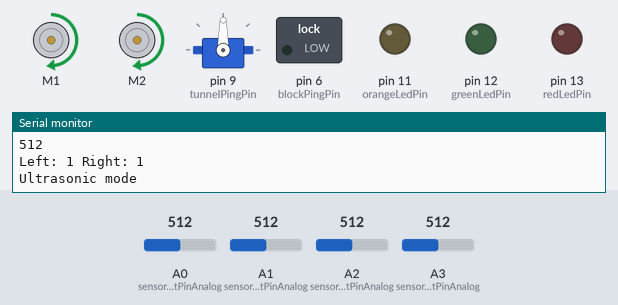
This sketch was run on a simulated Arduino Uno, built with avr-gcc and run on an emulated ATmega328P. Parts: 2 × DC motor (green arrow = forward, orange = backward, longer = faster), servo, switched loads named in the sketch (green lamp = pin HIGH), output pins drawn as LEDs (lit = HIGH), the last lines printed to the serial monitor. The test bench sets the inputs (shaded band); at power-on: A0 (sensorLeftPinAnalog) = 512, A1 (sensorRightPinAnalog) = 512, A2 (sensorForwardLeftPinAnalog) = 512, A3 (sensorForwardRightPinAnalog) = 512.

Above: at 1.2 s.
1.3 s: A0 (sensorLeftPinAnalog) set to 485
At 2.4 s:
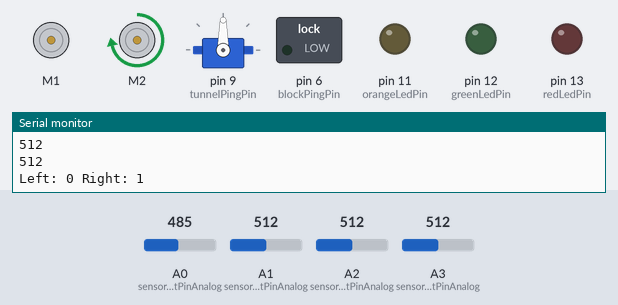
2.8 s: A1 (sensorRightPinAnalog) set to 418
4.3 s: A1 (sensorRightPinAnalog) set to 391
At 4.8 s:
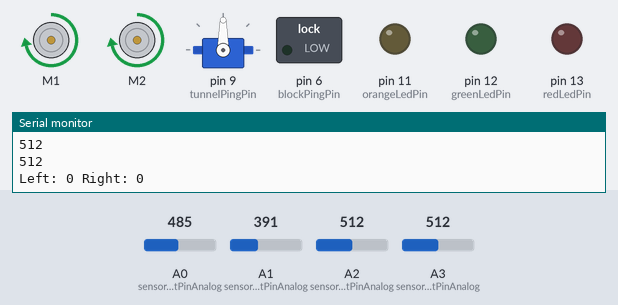
5.8 s: A0 (sensorLeftPinAnalog) set to 510
At 7.0 s:
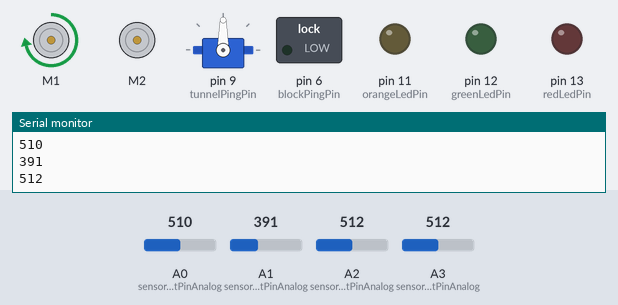
7.3 s: A0 (sensorLeftPinAnalog) set to 490
At 8.4 s:
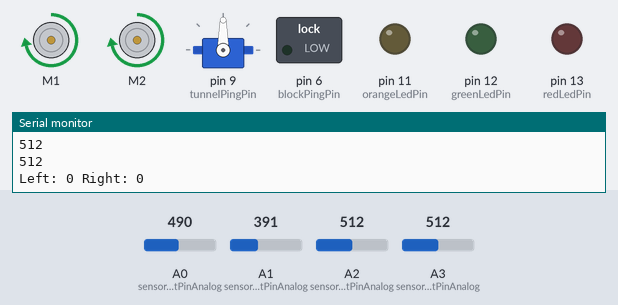
10.3 s: A0 (sensorLeftPinAnalog) set to 716
At 10.8 s:
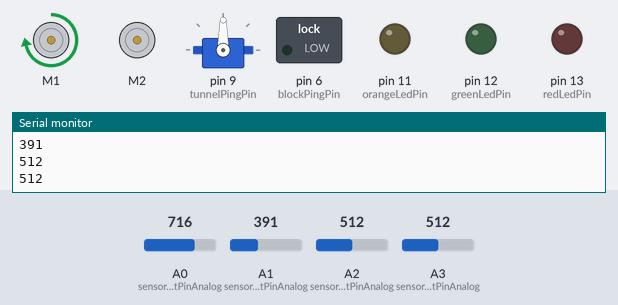
Timing chart, 0 to 13.3 s (numbered marks = the images above; inputs shaded):
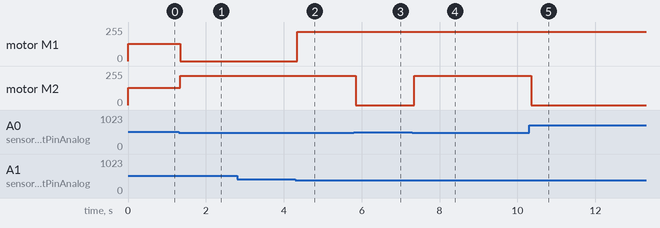

The sketch:

Analog.ino
```cpp
#include <Wire.h>
#include <Adafruit_MotorShield.h>
#include "utility/Adafruit_MS_PWMServoDriver.h"
#include <Servo.h>
Adafruit_MotorShield AFMS = Adafruit_MotorShield();
Adafruit_DCMotor *motorLeft = AFMS.getMotor(1);
Adafruit_DCMotor *motorRight = AFMS.getMotor(2);

// Define all pin numbers (updated for prototype board)
const int sensorLeftPinDigital = 2;
const int sensorRightPinDigital =  3;
const int sensorForwardLeftPinDigital = 4;
const int sensorForwardRightPinDigital = 5;
const int sensorLeftPinAnalog = A0;
const int sensorRightPinAnalog = A1;
const int sensorForwardLeftPinAnalog = A2;
const int sensorForwardRightPinAnalog = A3;
const int blockPingPin = 6;
const int blockReceivePin = 7;
const int grabberServoPin = 8;
const int tunnelPingPin = 9;
const int tunnelReceivePin = 10;
const int orangeLedPin = 11;
const int greenLedPin = 12;
const int redLedPin = 13;

// Define tunnel driving variables
const int kp = 3;
const int ki = 3;
const int target = 81;
int I, P, prev_I, error;
unsigned long current_time = 0;
unsigned long prev_time = 0;

// Define constants
const int grabber_closed_position = 80;
const int grabber_open_position = 140;
const int lineThresholdLeft = 500;
const int lineThresholdRight = 400; // depends on the distance of the line sensor to the ground (according to my experience, the larger the distance, the higher the threshold is)
// we might also need to set a threshold for each line sensor, since I found that they sometimes had different analog readings for the same color.

// Initiate variables
int sensorLeft;
int sensorRight;
int sensorForwardLeft;
int sensorForwardRight;
int analogLeft;
int analogRight;
int analogForwardLeft;
int analogForwardRight;

Servo grabber;  // create servo object to control a servo

long distance_in_millimeters(long microseconds){
   // The speed of sound is 340 m/s or 29 microseconds per centimeter.
   // The ping travels out and back, so to find the distance of the object we
   // take half of the distance travelled.
   return microseconds / 2.9 / 2;
}


void setup() {
  // put your setup code here, to run once:
  Serial.begin(9600);
  pinMode(sensorLeftPinDigital, INPUT);
  pinMode(sensorRightPinDigital, INPUT);
  pinMode(sensorForwardLeftPinDigital, INPUT);
  pinMode(sensorForwardRightPinDigital, INPUT);
  pinMode(sensorLeftPinAnalog, INPUT);
  pinMode(sensorRightPinAnalog, INPUT);
  pinMode(sensorForwardLeftPinAnalog, INPUT);
  pinMode(sensorForwardRightPinAnalog, INPUT);
  pinMode(blockPingPin, OUTPUT);
  pinMode(blockReceivePin, INPUT);
  pinMode(tunnelPingPin, OUTPUT);
  pinMode(tunnelReceivePin, INPUT);
  pinMode(orangeLedPin, OUTPUT);
  digitalWrite(orangeLedPin, LOW);
  pinMode(greenLedPin, OUTPUT);
  digitalWrite(greenLedPin, LOW);
  pinMode(redLedPin, OUTPUT);
  digitalWrite(redLedPin, LOW);
  AFMS.begin();
  motorLeft->setSpeed(130);
  motorRight->setSpeed(130);
  grabber.attach(9);  // attaches the servo on pin 9 to the servo object
}

void loop() {
  // 0 = white, 1 = black
  analogLeft = analogRead(sensorLeftPinAnalog);
  analogRight = analogRead(sensorRightPinAnalog);
  analogForwardLeft = analogRead(sensorForwardLeftPinAnalog);
  analogForwardRight = analogRead(sensorForwardRightPinAnalog);

//this block of the code is only for some output on the serial monitor
  if (analogLeft >= lineThresholdLeft)
      sensorLeft = 1; // black
    else
      sensorLeft = 0; // white

  if (analogRight >= lineThresholdLeft)
      sensorRight = 1; // black
    else
      sensorRight = 0; // white

  String outputText = "Left: " + String(sensorLeft) + " Right: " + String(sensorRight);
  Serial.println(analogLeft);
  Serial.println(analogRight);
  Serial.println(analogForwardLeft);
  Serial.println(analogForwardRight);
  Serial.println(outputText);

//The code to control the motor
  if (analogLeft <= lineThresholdLeft && analogRight <= lineThresholdRight) {
    motorLeft->setSpeed(220);
    motorRight->setSpeed(220);
    motorLeft->run(FORWARD);
    motorRight->run(FORWARD);
  } else if (analogLeft <= lineThresholdLeft && analogRight >= lineThresholdRight){ // or use the difference in analog reading to decide whether we need a left or right turn
    motorLeft->setSpeed(0);
    motorRight->setSpeed(220);
    motorLeft->run(FORWARD);
    motorRight->run(FORWARD);
  } else if (analogLeft >= lineThresholdLeft && analogRight <= lineThresholdRight){
    motorLeft->setSpeed(220);
    motorRight->setSpeed(0);
    motorLeft->run(FORWARD);
    motorRight->run(FORWARD);
  } else if (analogLeft >= lineThresholdLeft && analogRight >= lineThresholdRight) {
    Serial.println("Ultrasonic mode");
    motorLeft->run(FORWARD);
    motorRight->run(FORWARD);
  }
  delay(10);
/*
  grabber.write(grabber_open_position);
  delay(2000);
  grabber.write(grabber_closed_position);
  delay(2000);
  */
}
```

Measured:
- the behaviour switches between 501 and 500 on A0 (sensorLeftPinAnalog) (found by bisection; images 0 and 1)
- the behaviour switches between 401 and 400 on A1 (sensorRightPinAnalog) (found by bisection; images 1 and 2)
- after the input at 1.3 s, motor M1: forward 130/255 → stopped after 0.05 s; motor M2: forward 130/255 → forward 220/255 after 0.05 s
- after the input at 4.3 s, motor M1: stopped → forward 220/255 after 0.05 s
- after the input at 5.8 s, motor M2: forward 220/255 → stopped after 0.05 s
- after the input at 7.3 s, motor M2: stopped → forward 220/255 after 0.05 s
- after the input at 10.3 s, motor M2: forward 220/255 → stopped after 0.06 s
